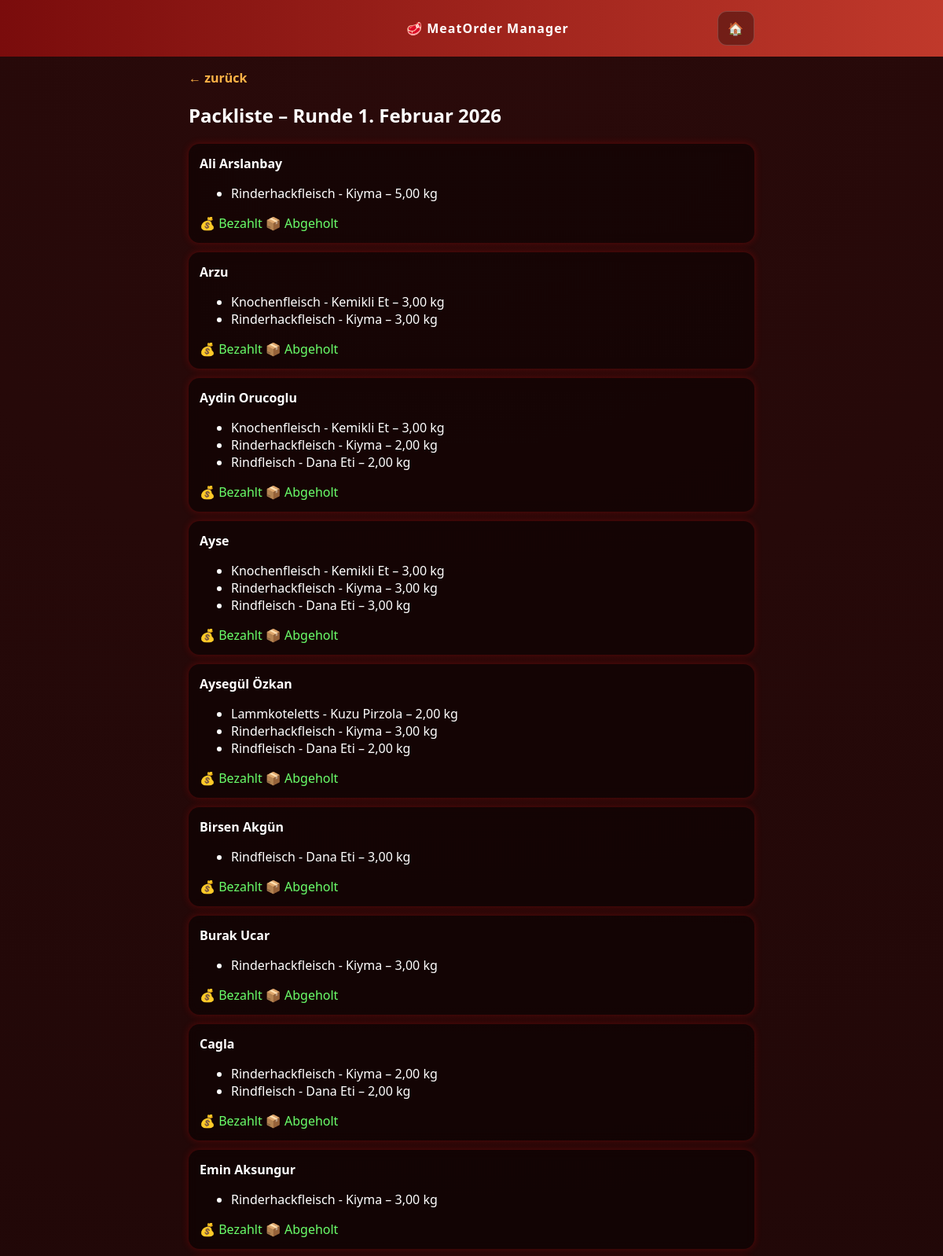
The app's page /runden/1/packliste/ (signed in, upper part) with its own data.
### core/models.py (models this page shows, shortened)
class Round(models.Model):
    date = models.DateField()
    is_active = models.BooleanField(default=False)
    travel_km = models.DecimalField(max_digits=8, decimal_places=2, default=0)

class Order(models.Model):
    class Source(models.TextChoices):
        CALL = "call", "Anruf"
        WHATSAPP = "whatsapp", "WhatsApp"
        SELF = "self", "Kunde selbst"
    customer = models.ForeignKey(Customer, on_delete=models.CASCADE)
    round = models.ForeignKey(Round, on_delete=models.CASCADE)
    source = models.CharField(max_length=20, choices=Source.choices, default=Source.CALL)
    comment = models.TextField(blank=True)
    paid = models.BooleanField(default=False)
    picked_up = models.BooleanField(default=False)
    created_at = models.DateTimeField(auto_now_add=True)

class Customer(models.Model):
    name = models.CharField(max_length=120)
    phone = models.CharField(max_length=40, blank=True)
    active = models.BooleanField(default=True)
    notes = models.TextField(blank=True)

class OrderItem(models.Model):
    order = models.ForeignKey(Order, on_delete=models.CASCADE, related_name="items")
    product = models.ForeignKey(Product, on_delete=models.PROTECT)
    quantity = models.DecimalField(max_digits=8, decimal_places=2)
    sell_price = models.DecimalField(max_digits=10, decimal_places=2, editable=False)
    buy_price = models.DecimalField(max_digits=10, decimal_places=2, editable=False)

class Product(models.Model):
    name = models.CharField(max_length=120)
    unit = models.CharField(max_length=20, default="kg")
    sell_price = models.DecimalField(max_digits=10, decimal_places=2)
    buy_price = models.DecimalField(max_digits=10, decimal_places=2)
    active = models.BooleanField(default=True)

### core/views.py (the view)
# urls.py: path("runden/<int:round_id>/packliste/", views.pack_list, name="pack_list"),
@login_required
def pack_list(request, round_id):
    rnd = get_object_or_404(Round, id=round_id)
    orders = (
        Order.objects
        .filter(round=rnd)
        .select_related("customer")
        .prefetch_related("items__product")
        .order_by("customer__name")
    )
    return render(request, "core/pack_list.html", {"round": rnd, "orders": orders})

### core/templates/core/pack_list.html (shortened to what this page needs)
{% extends "core/base.html" %}
{% block content %}
<a href="#" data-fallback="{% url 'home' %}"
   onclick="goBack(this.dataset.fallback); return false;">← zurück</a>
<h2>Packliste – Runde {{ round.date }}</h2>
{% for o in orders %}
  <div class="card">
    <strong>{{ o.customer.name }}</strong>
    <ul>
      {% for item in o.items.all %}
        <li>{{ item.product.name }} – {{ item.quantity }} {{ item.product.unit }}</li>
      {% empty %}
        <li>Keine Positionen</li>
      {% endfor %}
    </ul>
    <div>
      {% if o.paid %}
        <span style="color:#6aff6a;">💰 Bezahlt</span>
      {% else %}
        <a class="btn" href="{% url 'mark_paid' o.id %}">Bar erhalten</a>
      {% endif %}
      {% if o.picked_up %}
        <span style="color:#6aff6a;">📦 Abgeholt</span>
      {% else %}
        <a class="btn" href="{% url 'mark_picked' o.id %}">Als abgeholt</a>
      {% endif %}
    </div>
  </div>
{% empty %}
  <div class="card">Keine Bestellungen.</div>
{% endfor %}
{% endblock %}

### core/templates/core/base.html (style rules this page uses)
body { margin:0;font-family:system-ui,sans-serif;background:radial-gradient(circle at top,#2a0a0a,#0b0202);color:#fff }
a { color:#ffb347;text-decoration:none;font-weight:700 }
.card { background:rgba(0,0,0,.45); border-radius:14px; padding:14px; margin-bottom:12px; box-shadow:0 0 10px rgba(255,0,0,.25); backdrop-filter: blur(6px); }

### records on screen
Round: date "1. Februar 2026"
Order: customer.name "Ali Arslanbay", paid "💰 Bezahlt", picked_up "📦 Abgeholt"
OrderItem: product.name "Rinderhackfleisch - Kiyma", quantity "5,00", product.unit "kg"
Order: customer.name "Arzu", paid "💰 Bezahlt", picked_up "📦 Abgeholt"
OrderItem: product.name "Knochenfleisch - Kemikli Et", quantity "3,00", product.unit "kg"
OrderItem: product.name "Rinderhackfleisch - Kiyma", quantity "3,00", product.unit "kg"
Order: customer.name "Aydin Orucoglu", paid "💰 Bezahlt", picked_up "📦 Abgeholt"
OrderItem: product.name "Knochenfleisch - Kemikli Et", quantity "3,00", product.unit "kg"
OrderItem: product.name "Rinderhackfleisch - Kiyma", quantity "2,00", product.unit "kg"
OrderItem: product.name "Rindfleisch - Dana Eti", quantity "2,00", product.unit "kg"
Order: customer.name "Ayse", paid "💰 Bezahlt", picked_up "📦 Abgeholt"
OrderItem: product.name "Knochenfleisch - Kemikli Et", quantity "3,00", product.unit "kg"
OrderItem: product.name "Rinderhackfleisch - Kiyma", quantity "3,00", product.unit "kg"
OrderItem: product.name "Rindfleisch - Dana Eti", quantity "3,00", product.unit "kg"
Order: customer.name "Aysegül Özkan", paid "💰 Bezahlt", picked_up "📦 Abgeholt"
OrderItem: product.name "Lammkoteletts - Kuzu Pirzola", quantity "2,00", product.unit "kg"
OrderItem: product.name "Rinderhackfleisch - Kiyma", quantity "3,00", product.unit "kg"
OrderItem: product.name "Rindfleisch - Dana Eti", quantity "2,00", product.unit "kg"
Order: customer.name "Birsen Akgün", paid "💰 Bezahlt", picked_up "📦 Abgeholt"
OrderItem: product.name "Rindfleisch - Dana Eti", quantity "3,00", product.unit "kg"
Order: customer.name "Burak Ucar", paid "💰 Bezahlt", picked_up "📦 Abgeholt"
OrderItem: product.name "Rinderhackfleisch - Kiyma", quantity "3,00", product.unit "kg"
Order: customer.name "Cagla", paid "💰 Bezahlt", picked_up "📦 Abgeholt"
OrderItem: product.name "Rinderhackfleisch - Kiyma", quantity "2,00", product.unit "kg"
OrderItem: product.name "Rindfleisch - Dana Eti", quantity "2,00", product.unit "kg"
Order: customer.name "Emin Aksungur", paid "💰 Bezahlt", picked_up "📦 Abgeholt"
OrderItem: product.name "Rinderhackfleisch - Kiyma", quantity "3,00", product.unit "kg"
